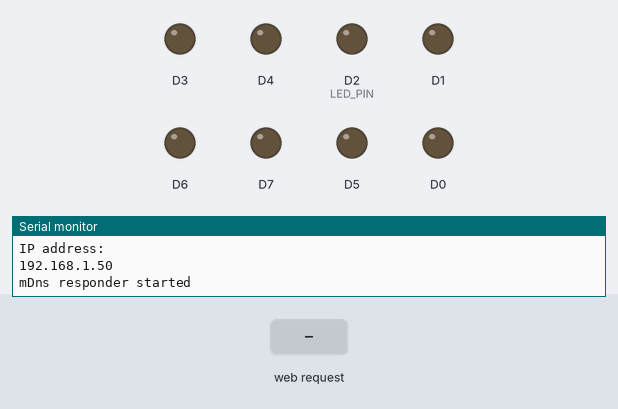
Bench run of a sketch on a simulated ESP8266 (NodeMCU). Parts: output pins drawn as LEDs (lit = HIGH), the last lines printed to the serial monitor. The inputs (shaded band) are chosen by the test bench. WiFi joins after 1.5 s; servers stay silent unless stated.

Above: at 7.7 s.
7.8 s: HTTP request GET /led1/1 received
At 8.1 s:
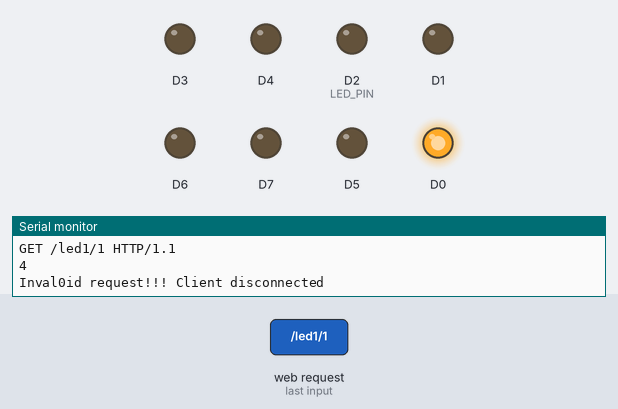
9.3 s: HTTP request GET /led0/1 received
At 10.5 s:
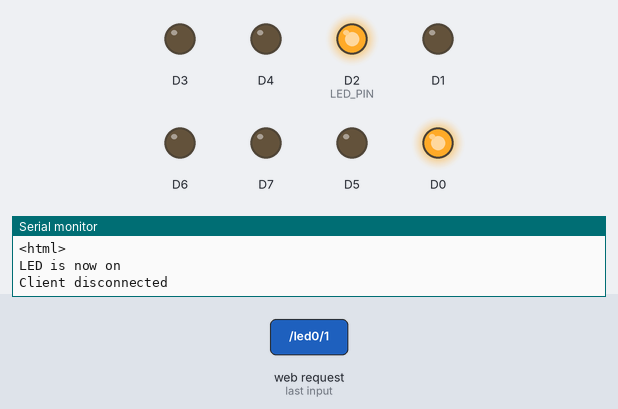
10.8 s: HTTP request GET /led2/1 received
At 11.6 s:
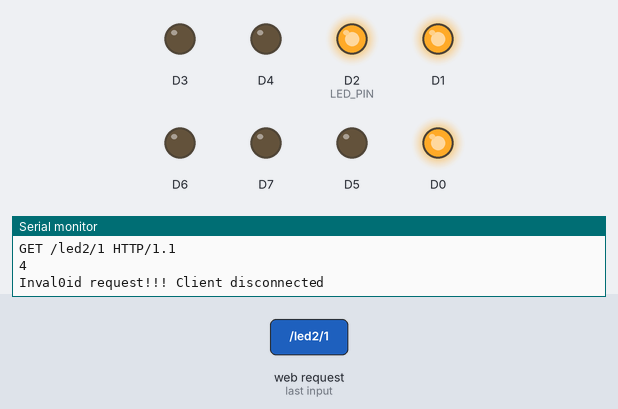
12.3 s: HTTP request GET /led0/0 received
At 12.9 s:
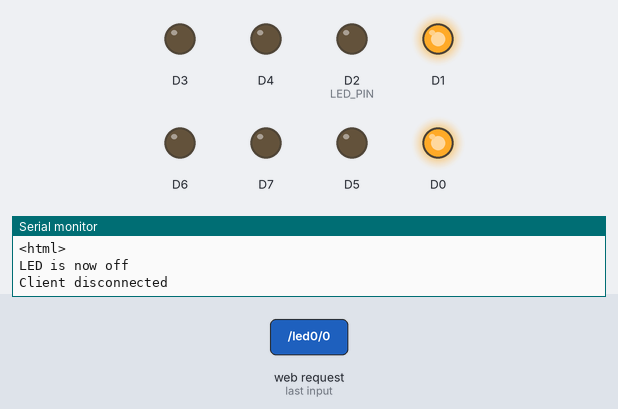
13.8 s: HTTP request GET /led1/0 received
At 15.0 s:
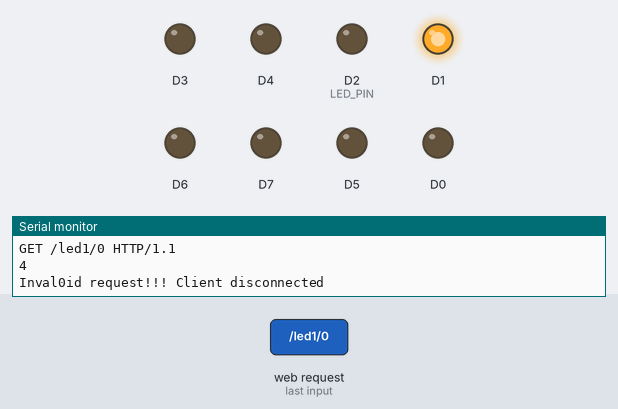
15.3 s: HTTP request GET /led2/0 received
At 16.3 s:
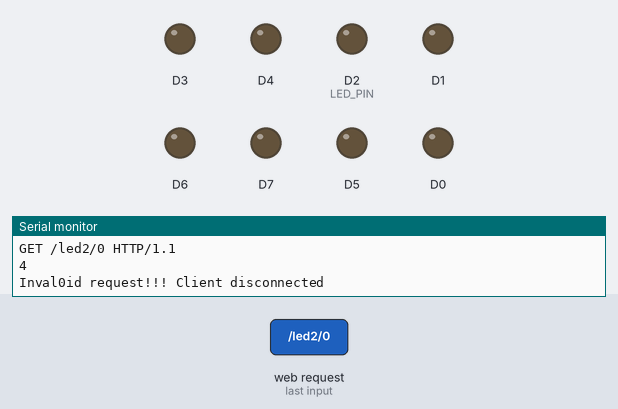
Timing chart, 0 to 17.8 s (numbered marks = the images above; inputs shaded):
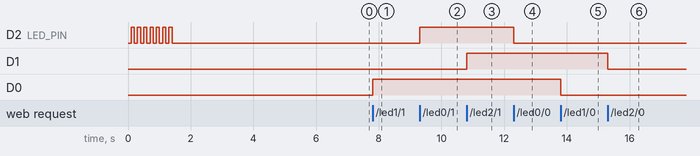

The sketch:

ESP8266LEDcontrolOnly2.ino
```cpp
#include <Arduino.h>
#include<ESP8266WiFi.h>
#include<ESP8266mDNS.h>
#include <ESP8266HTTPClient.h>
#include <ESP8266WiFiMulti.h>
ESP8266WiFiMulti WiFiMulti;
//WiFi Definitions
const char WiFiSSID[] = "es";
const char WiFiPSK[] = "asdfghjkl";

//pin definition


const int LED_PIN = D2; //D2
const int ANALOG_PIN = A0;
const int DIGITAL_PIN = D2;

WiFiServer server(80);

String IPaddress;
int lightval0=0;
String light;

void connectWiFi()
{
  byte ledStatus = LOW;
  Serial.println();
  Serial.println("Connecting to: " +String(WiFiSSID));
  // Set WiFi mode to station (as opposed to ap or ap_sta)
  WiFi.mode(WIFI_STA);

  //WIFI.begin([ssid],[passkey]) initiates a WIFI connection to the stated
  //[ssid], using the [passkey] as a WPA, WPA2, or WEP passphrase.
  WiFi.begin(WiFiSSID,WiFiPSK);

  //USE the wifi.status() function to check if esp connected to wifi
  while(WiFi.status() != WL_CONNECTED)
  {
    //Blink led
    digitalWrite(LED_PIN,ledStatus);// blink
    ledStatus = (ledStatus == HIGH)? LOW : HIGH;
    //Delay esp to perform critical tasks
    //defined outside the sketch. setup, maintaining, a wifi
    delay(100);
    //Potentially infinite loops are generally dangerous.
    //add delays -- allowing the processor to perform other tasks
    //wherever possible
  }
  Serial.println("Wifi connected");
  Serial.println("IP address: ");
  Serial.println(WiFi.localIP());
  digitalWrite(LED_PIN,LOW);
  delay(4000);
}

void setupMDNS()
{
  //call mdns.begin(<domian> to set up mdns to point to
  // <domain>.local
  if(!MDNS.begin("thing"))
  {
    Serial.println("Error setting up MDNS responder!");
    while(1)
    {
      delay(1000);
    }
  }
  Serial.println("mDns responder started");
}

void  initHardWare()
{
  Serial.begin(115200);
  pinMode(DIGITAL_PIN,INPUT_PULLUP);
  pinMode(LED_PIN,OUTPUT);
  digitalWrite(LED_PIN,LOW);
  pinMode(16,OUTPUT);
  digitalWrite(16,LOW);
  pinMode(5,OUTPUT);
  digitalWrite(5,LOW);
  pinMode(0,OUTPUT);
  digitalWrite(0,LOW);
  pinMode(2,OUTPUT);
  digitalWrite(2,LOW);
  pinMode(14,OUTPUT);
  digitalWrite(14,LOW);
  pinMode(12,OUTPUT);
  digitalWrite(12,LOW);
  pinMode(13,OUTPUT);
  digitalWrite(13,LOW);
  pinMode(16,OUTPUT);
  digitalWrite(16,LOW);

  //Dont need to set analog_pin as input

}

String ipToString(){
  String  MyIp;
  MyIp =  String(WiFi.localIP()[0]) + "." + String(WiFi.localIP()[1]) + "." + String(WiFi.localIP()[2]) + "." + String(WiFi.localIP()[3]);
  return MyIp;
}
//- See more at: http://www.esp8266.com/viewtopic.php?p=25466#sthash.r0CdIeR0.dpuf


void setup() {
  initHardWare();
  connectWiFi();
  server.begin();
  setupMDNS();
  delay(1000);
}

void loop() {

  //light= String(analogRead(ANALOG_PIN));
  //Serial.print("light : ");
  //Serial.println(light);
  //delay(50);

  //Check if a client has connected
  WiFiClient client = server.available();
  if (!client)
  {
    return;
  }

  //Read the first line of the request
  String req = client.readStringUntil('\r');
  Serial.println(req);
  client.flush();

  //Match the request
  int val0 = -1; //we'll use val0 to keep track of both read/set and val0ue if set
  int val1 = -1; //we'll use val0 to keep track of both read/set and val0ue if set
  int val2 = -1; //we'll use val0 to keep track of both read/set and val0ue if set
  if (req.indexOf("/led0/0")!=-1)
  {
    val0 =0; //led off
    Serial.println(req.indexOf("/led0/0"));
  }
  else if(req.indexOf("/led0/1")!=-1)
  {
    val0 =1; //led on
    Serial.println(req.indexOf("/led0/1"));
  }

  else if (req.indexOf("/led1/0")!=-1)
  {
    val1 =0; //led off
    Serial.println(req.indexOf("/led1/0"));
  }
  else if(req.indexOf("/led1/1")!=-1)
  {
    val1 =1; //led on
    Serial.println(req.indexOf("/led1/1"));
  }

  else if (req.indexOf("/led2/0")!=-1)
  {
    val2 =0; //led off
    Serial.println(req.indexOf("/led2/0"));
  }
  else if(req.indexOf("/led2/1")!=-1)
  {
    val2 =1; //led on
    Serial.println(req.indexOf("/led2/1"));
  }
  else if(req.indexOf("/read")!=-1)
  {
    val0 =-2;//will print pin reads
    lightval0=analogRead(ANALOG_PIN);
  }
  //Otherwise request will be inval0id. we'll say as much in html
  else if(req.indexOf("/ip")!=-1)
  {
     val0 = -3; //will print ip address
     Serial.println("IP address: ");
     Serial.println(ipToString());
  }
  //Set GPIO5 according to the request
  if(val0>=0)
  {
    digitalWrite(D2,val0);
  }
   if(val1>=0)
  {
    digitalWrite(D0,val1);
  }
   if(val2>=0)
  {
    digitalWrite(D1,val2);
  }
  client.flush();

  // Prepare the response. Start with the common header
  String s = "HTTP/1.1 200 OK\r\n";
  s += "Content-Type: text/html\r\n\r\n";
  s += "<!DOCTYPE HTML>\r\n<html>\r\n";
  // If we're setting the LED, print out a message saying we did
  if(val0 >=0)
  {
    s += "LED is now ";
    s +=(val0)?"on":"off";
    Serial.println(s);
  }
  else if(val0 == -2)
  {
    //If we're reading pins, print out those val0ues;
    s += "Analog Pin = ";
    s += String(analogRead(ANALOG_PIN));
    s += "<br>";
    s += "Digital Pin 12 = ";
    s += String(digitalRead(DIGITAL_PIN));
    s += "<br>";
    s += "IP Address = ";
    s += ipToString();
    s += "<br>";
   //  s += "Light val0ue = ";
   // s += String(lightval0);
   // s += "<br>";

    Serial.println("Reading val0ues");
    Serial.print("LED status : ");
    Serial.println(digitalRead(DIGITAL_PIN));


  }
  else if(val0 == -3)
  {
    s += "IP Address = ";
    s += ipToString();
    s += "<br>";

    Serial.print("IP address : ");
    Serial.println(ipToString());

  }
  else
  {
    s +=req;
    s +="\n\n";
    s +="Inval0id Request.<br> Try /led/1 or /led/0 or /read.";

    Serial.print("Inval0id request!!! ");
  }

  s+="</html\n";

  //Send the response to the client
  client.print(s);
  delay(1);
  Serial.println("Client disconnected");
  // the client will actually be disconnected
  //when the function returns and client object is destroyed
}
```

Measured:
- after the input at 7.8 s, D0: LOW → HIGH at once
- after the input at 9.3 s, D2 (LED_PIN): LOW → HIGH at once
- after the input at 10.8 s, D1: LOW → HIGH at once
- after the input at 12.3 s, D2 (LED_PIN): HIGH → LOW at once
- after the input at 13.8 s, D0: HIGH → LOW at once
- after the input at 15.3 s, D1: HIGH → LOW at once
